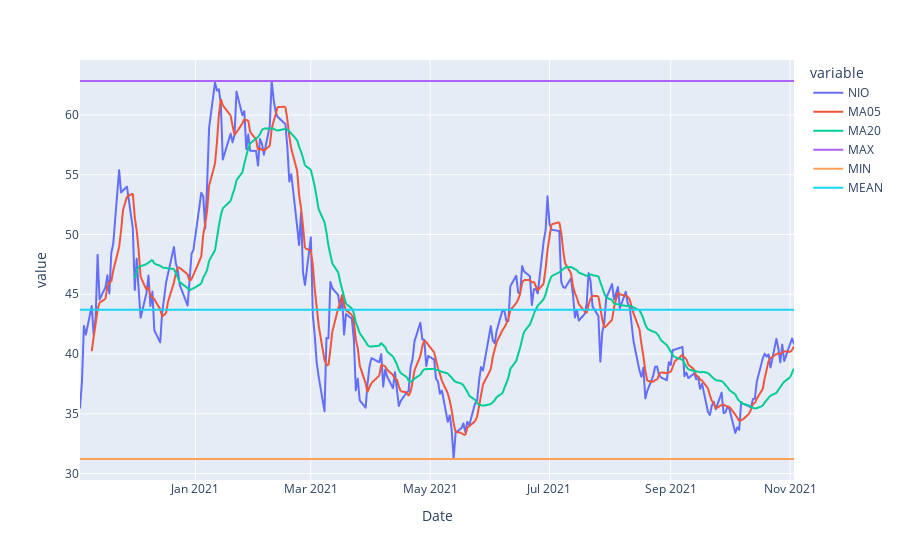

The notebook cell this image was saved under:
### Code cell
# INTERNACIONAL
y = input('Introduce un ticker ')
data = df_int[y]
analysis = pd.DataFrame(data)
analysis['MA05'] = analysis[y].rolling(5).mean()
analysis['MA20'] = analysis[y].rolling(20).mean()
analysis['MAX'] = df_int[y].max()
analysis['MIN'] = df_int[y].min()
analysis['MEAN'] = df_int[y].mean()
px.line(analysis)

### Figure 1 — Plotly figure (JSON) as saved in the notebook; plotly's stock layout.template omitted (floating-point values rounded to 4 significant figures; data arrays with more than 128 entries replaced by an {"elided": "..."} marker saying what was removed)
{"data": [{"hovertemplate": "variable=NIO<br>Date=%{x}<br>value=%{y}<extra></extra>", "legendgroup": "NIO", "line": {"color": "#636efa", "dash": "solid"}, "mode": "lines", "name": "NIO", "showlegend": true, "type": "scattergl", "x": {"elided": "253 str values"}, "xaxis": "x", "y": {"elided": "253 float values"}, "yaxis": "y"}, {"hovertemplate": "variable=MA05<br>Date=%{x}<br>value=%{y}<extra></extra>", "legendgroup": "MA05", "line": {"color": "#EF553B", "dash": "solid"}, "mode": "lines", "name": "MA05", "showlegend": true, "type": "scattergl", "x": {"elided": "253 str values"}, "xaxis": "x", "y": {"elided": "253 float values"}, "yaxis": "y"}, {"hovertemplate": "variable=MA20<br>Date=%{x}<br>value=%{y}<extra></extra>", "legendgroup": "MA20", "line": {"color": "#00cc96", "dash": "solid"}, "mode": "lines", "name": "MA20", "showlegend": true, "type": "scattergl", "x": {"elided": "253 str values"}, "xaxis": "x", "y": {"elided": "253 float values"}, "yaxis": "y"}, {"hovertemplate": "variable=MAX<br>Date=%{x}<br>value=%{y}<extra></extra>", "legendgroup": "MAX", "line": {"color": "#ab63fa", "dash": "solid"}, "mode": "lines", "name": "MAX", "showlegend": true, "type": "scattergl", "x": {"elided": "253 str values"}, "xaxis": "x", "y": {"elided": "253 float values"}, "yaxis": "y"}, {"hovertemplate": "variable=MIN<br>Date=%{x}<br>value=%{y}<extra></extra>", "legendgroup": "MIN", "line": {"color": "#FFA15A", "dash": "solid"}, "mode": "lines", "name": "MIN", "showlegend": true, "type": "scattergl", "x": {"elided": "253 str values"}, "xaxis": "x", "y": {"elided": "253 float values"}, "yaxis": "y"}, {"hovertemplate": "variable=MEAN<br>Date=%{x}<br>value=%{y}<extra></extra>", "legendgroup": "MEAN", "line": {"color": "#19d3f3", "dash": "solid"}, "mode": "lines", "name": "MEAN", "showlegend": true, "type": "scattergl", "x": {"elided": "253 str values"}, "xaxis": "x", "y": {"elided": "253 float values"}, "yaxis": "y"}], "layout": {"legend": {"title": {"text": "variable"}, "tracegroupgap": 0}, "margin": {"t": 60}, "xaxis": {"anchor": "y", "domain": [0, 1], "title": {"text": "Date"}}, "yaxis": {"anchor": "x", "domain": [0, 1], "title": {"text": "value"}}}}
